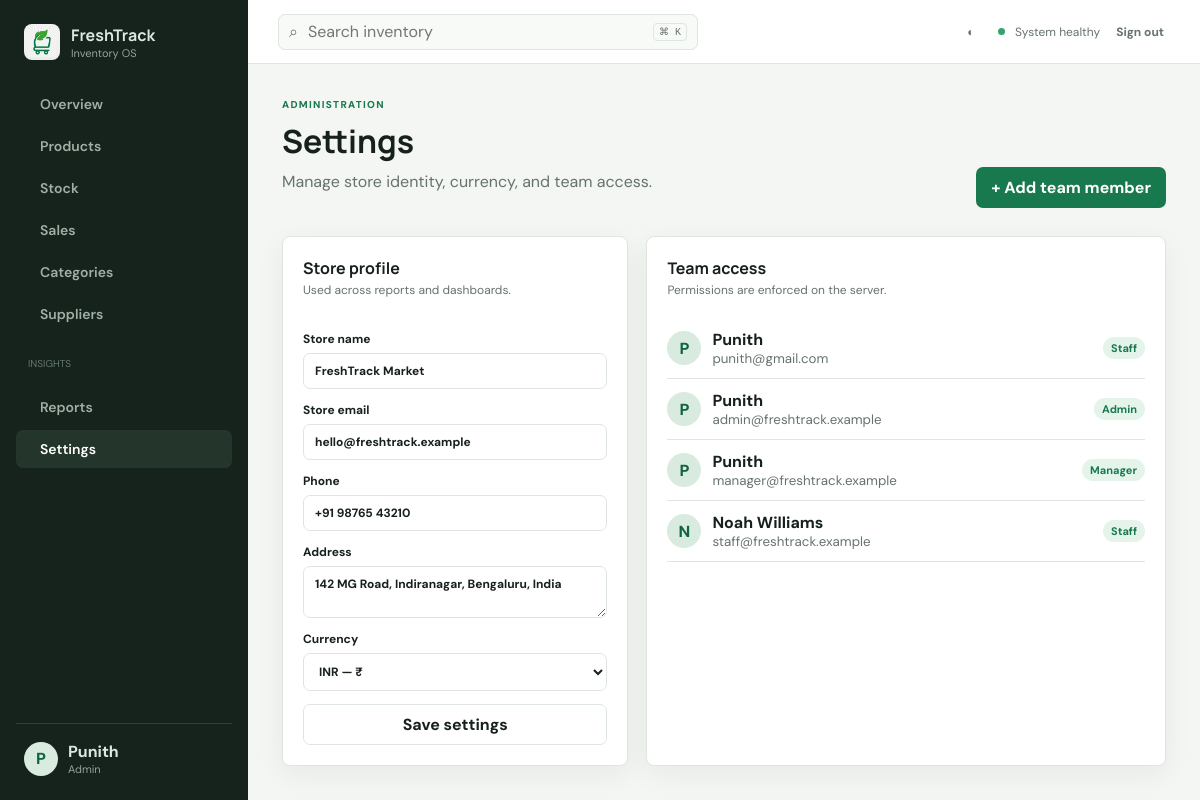
/settings (signed in), run on the app's committed database.
### app/models.py (models this page shows, shortened)
class StaffProfile(db.Model):
    id = db.Column(db.Integer, primary_key=True)
    user_id = db.Column(db.Integer, db.ForeignKey("user.id", ondelete="CASCADE"), unique=True, nullable=False)
    display_name = db.Column(db.String(100), nullable=False)
    avatar = db.Column(db.String(255))
    user = db.relationship("User", back_populates="profile")

class UserRole(db.Model):
    id = db.Column(db.Integer, primary_key=True)
    user_id = db.Column(db.Integer, db.ForeignKey("user.id", ondelete="CASCADE"), unique=True, nullable=False)
    role = db.Column(db.String(20), nullable=False, default="staff")
    user = db.relationship("User", back_populates="role_record")

class StoreSetting(db.Model):
    id = db.Column(db.Integer, primary_key=True)
    store_name = db.Column(db.String(120), nullable=False, default="FreshTrack Market")
    email = db.Column(db.String(180)); phone = db.Column(db.String(50)); address = db.Column(db.String(300)); currency = db.Column(db.String(10), default="INR")

class User(UserMixin, db.Model):
    id = db.Column(db.Integer, primary_key=True)
    email = db.Column(db.String(180), unique=True, nullable=False, index=True)
    password_hash = db.Column(db.String(256), nullable=False)
    is_active_account = db.Column(db.Boolean, default=True, nullable=False)
    created_at = db.Column(db.DateTime(timezone=True), default=utcnow, nullable=False)
    profile = db.relationship("StaffProfile", back_populates="user", uselist=False, cascade="all, delete-orphan")
    role_record = db.relationship("UserRole", back_populates="user", uselist=False, cascade="all, delete-orphan")
    movements = db.relationship("StockMovement", back_populates="user")
    sales = db.relationship("Sale", back_populates="user")
    @property
    def is_active(self): return self.is_active_account
    @property
    def role(self): return self.role_record.role if self.role_record else "staff"
    @property
    def display_name(self): return self.profile.display_name if self.profile else self.email.split("@")[0]

### app/routes/main.py (the view)
@bp.route("/settings", methods=["GET", "POST"])
@login_required
@roles_required("admin")
def settings():
    s = StoreSetting.query.first()
    if not s:
        s = StoreSetting()
        db.session.add(s)
        db.session.commit()
    form = SettingsForm(obj=s)
    if form.validate_on_submit():
        form.populate_obj(s)
        db.session.commit()
        flash("Store settings saved.", "success")
        return redirect(url_for("main.settings"))
    users = User.query.order_by(User.created_at.desc()).all()
    user_form = UserForm()
    return render_template("settings.html", form=form, users=users, user_form=user_form, store=s)

### app/forms.py
class SettingsForm(FlaskForm):
    store_name=StringField("Store name",validators=[DataRequired()]); email=EmailField("Store email",validators=[Optional(),Email()]); phone=StringField("Phone"); address=TextAreaField("Address"); currency=SelectField("Currency",choices=[("INR","INR — ₹"),("USD","USD — $"),("EUR","EUR — €"),("GBP","GBP — £")],default="INR"); submit=SubmitField("Save settings")

class UserForm(FlaskForm):
    display_name=StringField("Name",validators=[DataRequired()]); email=EmailField("Email",validators=[DataRequired(),Email()]); password=PasswordField("Temporary password",validators=[DataRequired(),Length(min=8)]); role=SelectField("Role",choices=[("admin","Admin"),("manager","Manager"),("staff","Staff")]); submit=SubmitField("Add user")

### app/templates/settings.html
{% extends 'base.html' %}{% from '_macros.html' import field,modal %}{% block title %}Settings · FreshTrack{% endblock %}{% block content %}<div class="page-head"><div><p class="eyebrow">ADMINISTRATION</p><h1>Settings</h1><p>Manage store identity, currency, and team access.</p></div><button class="primary-button" data-open-modal="user-modal">+ Add team member</button></div><section class="settings-grid"><form method="post" class="panel form-panel">{{form.hidden_tag()}}<header><div><h2>Store profile</h2><p>Used across reports and dashboards.</p></div></header>{% for f in form if f.name not in ['csrf_token','submit'] %}{{field(f)}}{% endfor %}{{form.submit(class='primary-button')}}</form><article class="panel"><header><div><h2>Team access</h2><p>Permissions are enforced on the server.</p></div></header><div class="team-list">{% for u in users %}<div><span class="avatar">{{u.display_name[:1]}}</span><div><strong>{{u.display_name}}</strong><small>{{u.email}}</small></div><span class="badge healthy">{{u.role|title}}</span></div>{% endfor %}</div></article></section>{% call modal('user-modal','Add team member',user_form,url_for('main.user_create')) %}{% for f in user_form if f.name not in ['csrf_token','submit'] %}{{field(f)}}{% endfor %}{% endcall %}{% endblock %}

### app/templates/base.html (shortened to what this page needs)
<!doctype html>
<html lang="en" data-theme="light">
<head>
  <link rel="stylesheet" href="{{ url_for('static', filename='css/style.css') }}">
</head>
<body>
{% if current_user.is_authenticated %}
<aside class="sidebar" id="sidebar">
  <a class="brand" href="{{ url_for('main.dashboard') }}">
    <img src="{{ url_for('static', filename='logo.jpg') }}" alt="FreshTrack" class="brand-logo">
    <span><b>FreshTrack</b><small>Inventory OS</small></span>
  </a>
  <nav>
    {% set links=[('main.dashboard','grid','Overview'),('main.products','box','Products'),('main.stock','swap','Stock'),('main.sales','receipt','Sales'),('main.categories','tag','Categories')] %}
    {% for endpoint, icon, label in links %}
    <a href="{{ url_for(endpoint) }}" class="{{ 'active' if request.endpoint == endpoint }}">
      <i data-icon="{{ icon }}"></i><span>{{ label }}</span>
    </a>
    {% endfor %}
    {% if current_user.role in ['admin','manager'] %}
    <a href="{{ url_for('main.suppliers') }}" class="{{ 'active' if request.endpoint == 'main.suppliers' }}">
      <span>Suppliers</span>
    </a>
    <p class="nav-label">INSIGHTS</p>
    <a href="{{ url_for('main.reports') }}" class="{{ 'active' if request.endpoint == 'main.reports' }}">
      <span>Reports</span>
    </a>
    {% endif %}
    {% if current_user.role == 'admin' %}
    <a href="{{ url_for('main.settings') }}" class="{{ 'active' if request.endpoint == 'main.settings' }}">
      <span>Settings</span>
    </a>
    {% endif %}
  </nav>
  <div class="sidebar-foot">
    <div class="avatar">{{ current_user.display_name[:1] }}</div>
    <div><strong>{{ current_user.display_name }}</strong><small>{{ current_user.role|title }}</small></div>
  </div>
</aside>
<div class="app">
  <header class="topbar">
    <div class="global-search">
      <span>⌕</span>
      <input placeholder="Search inventory" data-global-search>
      <kbd>⌘ K</kbd>
    </div>
    <div class="top-actions">
      <button class="icon-button" title="Toggle theme" data-theme-toggle>◐</button>
      <span class="status-dot"></span>
      <span class="desktop-only">System healthy</span>
      <form action="{{ url_for('auth.logout') }}" method="post">
        <button class="text-button">Sign out</button>
      </form>
    </div>
  </header>
  <main class="content">
    {% block content %}{% endblock %}
  </main>
</div>
{% else %}
  {% block auth_content %}{% endblock %}
{% endif %}
</body>
</html>

### app/templates/_macros.html (shortened to what this page needs)
{% macro field(f) %}<label>{{f.label}}{{f()}}</label>{% endmacro %}

### data on the page
StaffProfile: display_name "P", display_name "Punith"
UserRole: role "Admin"
StoreSetting: store_name "FreshTrack Market" "hello@freshtrack.example" "+91 98765 43210" "142 MG Road, Indiranagar, Bengaluru, India" "INR — ₹"
User: display_name "P", display_name "Punith", email "punith@gmail.com", role "Staff"
User: display_name "P", display_name "Punith", email "admin@freshtrack.example", role "Admin"
User: display_name "P", display_name "Punith", email "manager@freshtrack.example", role "Manager"
User: display_name "N", display_name "Noah Williams", email "staff@freshtrack.example", role "Staff"

### other printed values
{{ label }} "Overview" "Products" "Stock" "Sales" "Categories"
{{ f.label }} "Store name" "Store email" "Phone" "Address" "Currency"
